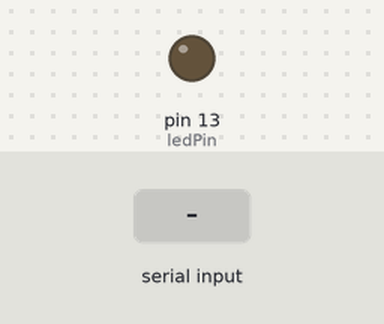
The sketch below on a simulated Arduino Uno, built with avr-gcc and run on an emulated ATmega328P. On the bench: output pins drawn as LEDs (lit = HIGH). The inputs (shaded band) are chosen by the test bench.

Above: at 1.2 s.
1.3 s: "90 45\n" received over Serial
At 1.7 s:
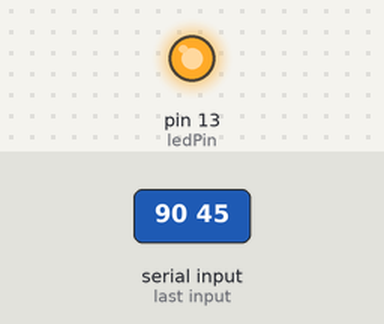
Timing chart, 0 to 10.3 s (numbered marks = the images above; inputs shaded):
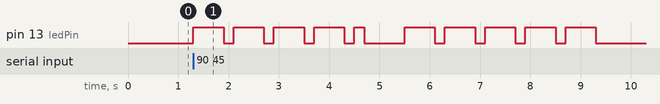

The sketch:

Morse_encoder.ino
```cpp
///////////////////////////////////////////////////////////////////////////////////////////////////////////
///////////////////    METHOD -1    /////////////////////////////////////////////////////////////////////
/////////////////////////////////////////////////////////////////////////////////////////////////////////

int ledPin = 13;

//For letters
char* letters[] = {
  ".-", "-...", "-.-.", "-..", ".", "..-.", "--.", "....", "..",    // A-I
  ".---", "-.-", ".-..", "--", "-.", "---", ".--.", "--.-", ".-.",  // J-R
  "...", "-", "..-", "...-", ".--", "-..-", "-.--", "--.."          // S-Z
};

//For Numbers
char* numbers[] = {
  "-----", ".----", "..---", "...--", "....-", ".....",
  "-....", "--...", "---..", "----."
};
int dotDelay = 200;

void setup() {
  // put your setup code here, to run once:

  pinMode(ledPin, OUTPUT);
  Serial.begin(9600);
}

void loop() {
  // put your main code here, to run repeatedly:
  char ch;
  if (Serial.available()>0) {
    ch = Serial.read();  // read a single letter if (ch >= 'a' && ch <= 'z')
    if (ch >= 'a' && ch <= 'z') {
      flashSequence(letters[ch - 'a']);
    } else if (ch >= 'A' && ch <= 'Z') {
      flashSequence(letters[ch - 'A']);
    } else if (ch >= '0' && ch <= '9') {
      flashSequence(numbers[ch - '0']);
    } else if (ch == ' ') {
      delay(dotDelay * 4);
    }
  }
}

void flashSequence(char* sequence) {
  int i = 0;
  while (sequence[i] != NULL) {
    flashDotOrDash(sequence[i]);
    i++;
  }
  delay(dotDelay * 3);
}


void flashDotOrDash(char dotOrDash) {
  digitalWrite(ledPin, HIGH);
  if (dotOrDash == '.') {
    delay(dotDelay);
  } else  // must be a -
  {
    delay(dotDelay * 3);
  }
  digitalWrite(ledPin, LOW);
  delay(dotDelay);
}


///////////////////////////////////////////////////////////////////////////////////////////////////////////
///////////////////    METHOD -2     /////////////////////////////////////////////////////////////////////
/////////////////////////////////////////////////////////////////////////////////////////////////////////


/*const int led = 13;
const int buz = 8;
String code = "";
int len = 0;
char ch;
char new_char;
int unit_delay = 250;

void dot() {
  Serial.print(".");
  digitalWrite(led, HIGH);
  digitalWrite(buz, HIGH);
  delay(unit_delay);
  digitalWrite(led, LOW);
  digitalWrite(buz, LOW);
  delay(unit_delay);
}

void dash() {
  Serial.print("-");
  digitalWrite(led, HIGH);
  digitalWrite(buz, HIGH);
  delay(unit_delay * 3);
  digitalWrite(led, LOW);
  digitalWrite(buz, LOW);
  delay(unit_delay * 3);
}

void A() {
  dot();
  delay(unit_delay);
  dash();
  delay(unit_delay);
}

void B()
{
  dash();
  delay(unit_delay);
  dot();
  delay(unit_delay);
  dot();
  delay(unit_delay);
  dot();
  delay(unit_delay);
}
void C()
{
  dash();
  delay(unit_delay);
  dot();
  delay(unit_delay);
  dash();
  delay(unit_delay);
  dot();
  delay(unit_delay);
}
void D()
{
  dash();
  delay(unit_delay);
  dot();
  delay(unit_delay);
  dot();
  delay(unit_delay);
}
void E()
{
  dot();
  delay(unit_delay);
}
void f()
{
  dot();
  delay(unit_delay);
  dot();
  delay(unit_delay);
  dash();
  delay(unit_delay);
  dot();
  delay(unit_delay);
}
void G()
{
  dash();
  delay(unit_delay);
  dash();
  delay(unit_delay);
  dot();
  delay(unit_delay);
}
void H()
{
  dot();
  delay(unit_delay);
  dot();
  delay(unit_delay);
  dot();
  delay(unit_delay);
  dot();
  delay(unit_delay);
}
void I()
{
  dot();
  delay(unit_delay);
  dot();
  delay(unit_delay);
}
void J()
{
  dot();
  delay(unit_delay);
  dash();
  delay(unit_delay);
  dash();
  delay(unit_delay);
  dash();
  delay(unit_delay);
}
void K()
{
  dash();
  delay(unit_delay);
  dot();
  delay(unit_delay);
  dash();
  delay(unit_delay);
}
void L()
{
  dot();
  delay(unit_delay);
  dash();
  delay(unit_delay);
  dot();
  delay(unit_delay);
  dot();
  delay(unit_delay);
}
void M()
{
  dash();
  delay(unit_delay);
  dash();
  delay(unit_delay);
}
void N()
{
  dash();
  delay(unit_delay);
  dot();
  delay(unit_delay);
}
void O()
{
  dash();
  delay(unit_delay);
  dash();
  delay(unit_delay);
  dash();
  delay(unit_delay);
}
void P()
{
  dot();
  delay(unit_delay);
  dash();
  delay(unit_delay);
  dash();
  delay(unit_delay);
  dot();
}
void Q()
{
  dash();
  delay(unit_delay);
  dash();
  delay(unit_delay);
  dot();
  delay(unit_delay);
  dash();
  delay(unit_delay);
}
void R()
{
  dot();
  delay(unit_delay);
  dash();
  delay(unit_delay);
  dot();
  delay(unit_delay);
}
void S()
{
  dot();
  delay(unit_delay);
  dot();
  delay(unit_delay);
  dot();
  delay(unit_delay);
}
void T()
{
  dash();
  delay(unit_delay);
}
void U()
{
  dot();
  delay(unit_delay);
  dot();
  delay(unit_delay);
  dash();
  delay(unit_delay);
}
void V()
{
  dot();
  delay(unit_delay);
  dot();
  delay(unit_delay);
  dot();
  delay(unit_delay);
  dash();
  delay(unit_delay);
}
void W()
{
  dot();
  delay(unit_delay);
  dash();
  delay(unit_delay);
  dash();
  delay(unit_delay);
}
void X()
{
  dash();
  delay(unit_delay);
  dot();
  delay(unit_delay);
  dot();
  delay(unit_delay);
  dash();
  delay(unit_delay);
}
void Y()
{
  dash();
  delay(unit_delay);
  dot();
  delay(unit_delay);
  dash();
  delay(unit_delay);
  dash();
  delay(unit_delay);
}
void Z()
{
  dash();
  delay(unit_delay);
  dash();
  delay(unit_delay);
  dot();
  delay(unit_delay);
  dot();
  delay(unit_delay);
}
void one()
{
  dot();
  delay(unit_delay);
  dash();
  delay(unit_delay);
  dash();
  delay(unit_delay);
  dash();
  delay(unit_delay);
  dash();
  delay(unit_delay);
}
void two()
{
  dot();
  delay(unit_delay);
  dot();
  delay(unit_delay);
  dash();
  delay(unit_delay);
  dash();
  delay(unit_delay);
  dash();
  delay(unit_delay);
}
void three()
{
  dot();
  delay(unit_delay);
  dot();
  delay(unit_delay);
  dot();
  delay(unit_delay);
  dash();
  delay(unit_delay);
  dash();
  delay(unit_delay);
}
void four()
{
  dot();
  delay(unit_delay);
  dot();
  delay(unit_delay);
  dot();
  delay(unit_delay);
  dot();
  delay(unit_delay);
  dash();
  delay(unit_delay);
}
void five()
{
  dot();
  delay(unit_delay);
  dot();
  delay(unit_delay);
  dot();
  delay(unit_delay);
  dot();
  delay(unit_delay);
  dot();
  delay(unit_delay);
}
void six()
{
  dash();
  delay(unit_delay);
  dot();
  delay(unit_delay);
  dot();
  delay(unit_delay);
  dot();
  delay(unit_delay);
  dot();
  delay(unit_delay);
}
void seven()
{
  dash();
  delay(unit_delay);
  dash();
  delay(unit_delay);
  dot();
  delay(unit_delay);
  dot();
  delay(unit_delay);
  dot();
  delay(unit_delay);
}
void eight()
{
  dash();
  delay(unit_delay);
  dash();
  delay(unit_delay);
  dash();
  delay(unit_delay);
  dot();
  delay(unit_delay);
  dot();
  delay(unit_delay);
}
void nine()
{
  dash();
  delay(unit_delay);
  dash();
  delay(unit_delay);
  dash();
  delay(unit_delay);
  dash();
  delay(unit_delay);
  dot();
  delay(unit_delay);
}
void zero()
{
  dash();
  delay(unit_delay);
  dash();
  delay(unit_delay);
  dash();
  delay(unit_delay);
  dash();
  delay(unit_delay);
  dash();
  delay(unit_delay);
}


void morse() {
  if (ch == 'A' || ch == 'a') {
    A();
    Serial.print(" ");
  }
  else if (ch == 'B' || ch == 'b')
  {
    B();
    Serial.print(" ");
  }
  else if (ch == 'C' || ch == 'c')
  {
    C();
    Serial.print(" ");
  }
  else if (ch == 'D' || ch == 'd')
  {
    D();
    Serial.print(" ");
  }
  else if (ch == 'E' || ch == 'e')
  {
    E();
    Serial.print(" ");
  }
  else if (ch == 'f' || ch == 'f')
  {
    f();
    Serial.print(" ");
  }
  else if (ch == 'G' || ch == 'g')
  {
    G();
    Serial.print(" ");
  }
  else if (ch == 'H' || ch == 'h')
  {
    H();
    Serial.print(" ");
  }
  else if (ch == 'I' || ch == 'i')
  {
    I();
    Serial.print(" ");
  }
  else if (ch == 'J' || ch == 'j')
  {
    J();
    Serial.print(" ");
  }
  else if (ch == 'K' || ch == 'k')
  {
    K();
    Serial.print(" ");
  }
  else if (ch == 'L' || ch == 'l')
  {
    L();
    Serial.print(" ");
  }
  else if (ch == 'M' || ch == 'm')
  {
    M();
    Serial.print(" ");
  }
  else if (ch == 'N' || ch == 'n')
  {
    N();
    Serial.print(" ");
  }
  else if (ch == 'O' || ch == 'o')
  {
    O();
    Serial.print(" ");
  }
  else if (ch == 'P' || ch == 'p')
  {
    P();
    Serial.print(" ");
  }
  else if (ch == 'Q' || ch == 'q')
  {
    Q();
    Serial.print(" ");
  }
  else if (ch == 'R' || ch == 'r')
  {
    R();
    Serial.print(" ");
  }
  else if (ch == 'S' || ch == 's')
  {
    S();
    Serial.print(" ");
  }
  else if (ch == 'T' || ch == 't')
  {
    T();
    Serial.print(" ");
  }
  else if (ch == 'U' || ch == 'u')
  {
    U();
    Serial.print(" ");
  }
  else if (ch == 'V' || ch == 'v')
  {
    V();
    Serial.print(" ");
  }
  else if (ch == 'W' || ch == 'w')
  {
    W();
    Serial.print(" ");
  }
  else if (ch == 'X' || ch == 'x')
  {
    X();
    Serial.print(" ");
  }
  else if (ch == 'Y' || ch == 'y')
  {
    Y();
    Serial.print(" ");
  }
  else if (ch == 'Z' || ch == 'z')
  {
    Z();
    Serial.print(" ");
  }
  else if (ch == '0')
  {
    zero();
    Serial.print(" ");
  }
  else if (ch == '1')
  {
    one();
    Serial.print(" ");
  }
  else if (ch == '2')
  {
    two();
    Serial.print(" ");
  }
  else if (ch == '3')
  {
    three();
    Serial.print(" ");
  }
  else if (ch == '4')
  {
    four();
    Serial.print(" ");
  }
  else if (ch == '5')
  {
    five();
    Serial.print(" ");
  }
  else if (ch == '6')
  {
    six();
    Serial.print(" ");
  }
  else if (ch == '7')
  {
    seven();
    Serial.print(" ");
  }
  else if (ch == '8')
  {
    eight();
    Serial.print(" ");
  }
  else if (ch == '9')
  {
    nine();
    Serial.print(" ");
  }

  else if (ch == ' ') {
    delay(unit_delay * 7);
    Serial.print("/ ");
  }
  else if (ch == '\n') {
    Serial.println("");
  }
  else {
    Serial.println("Unknown Character!");
  }

}


void String2Morse() {
  len = code.length();
  for (int i = 0; i < len; i++) {
    ch = code.charAt(i);
    morse();
  }
}

void setup() {
  Serial.begin(9600);
  pinMode(led, OUTPUT);
  pinMode(buz, OUTPUT);
  Serial.println("Please type your message here ");
}

void loop() {
  while (Serial.available()){
    code = Serial.readString();
    Serial.println(code + " = ");
    String2Morse();
    Serial.println();
  }
  delay(1000);
  }*/
```

Measured:
- after the input at 1.3 s, pin 13 (ledPin): goes 4 × (HIGH 0.60 s, LOW 0.20 s), HIGH 0.20 s, LOW 0.80 s, 4 × (HIGH 0.60 s, LOW 0.20 s), HIGH 0.60 s, then LOW, starting at once
